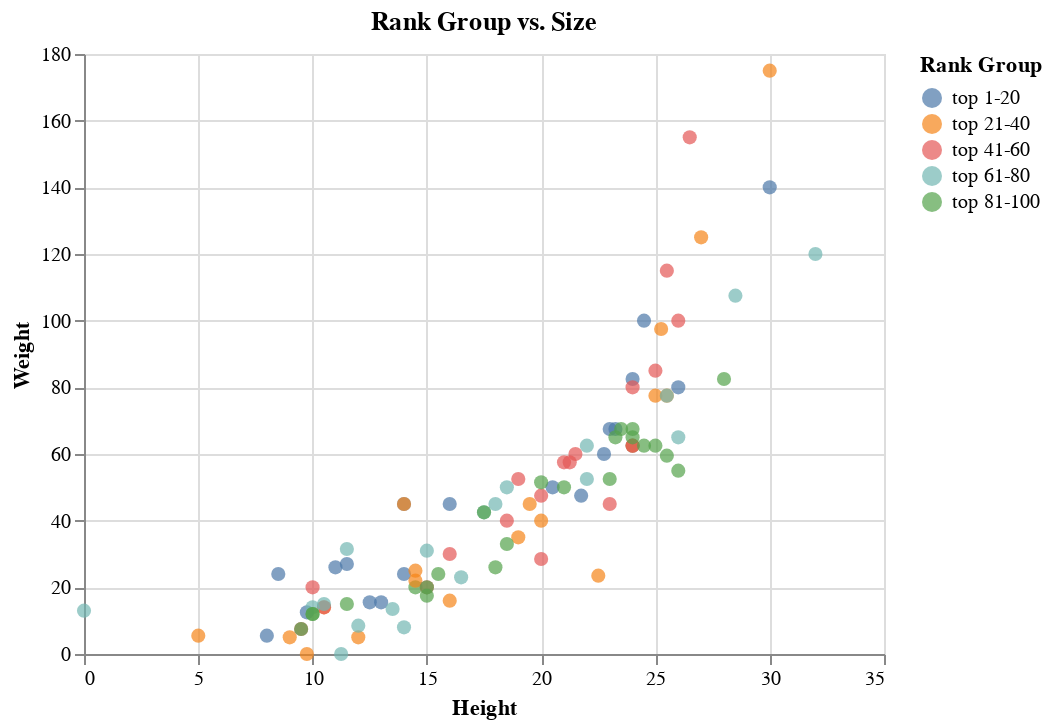

Notebook source saved alongside this figure:
### Code cell
selection = alt.selection(type='interval', encodings=['x','y'])
colorCondition = alt.condition(selection,'Group:N',alt.value('lightgrey'), title='Rank Group')
scatter_size = alt.Chart(df).mark_circle(size=50).add_selection(selection).encode(
     x=alt.X('shoulder height (in):Q', title='Height', axis=alt.Axis(tickMinStep=2)),
     y=alt.Y('weight (lbs):Q', title='Weight', axis=alt.Axis(tickMinStep=10)),
     color=colorCondition,
     tooltip=['Breed:N','weight (lbs):Q','shoulder height (in):Q']
     ).properties(
     title='Rank Group vs. Size'
     ) 
scatter_size

### Figure 1 — Vega-Lite specification as saved in the notebook (floating-point values rounded to 4 significant figures)
{"usermeta": {"embedOptions": {"theme": "fivethirtyeight"}}, "config": {"view": {"continuousWidth": 400, "continuousHeight": 300}}, "data": {"name": "data-2e8cda3d49fb8f6f93c2d0c73d9ef641"}, "mark": {"type": "circle", "size": 50}, "encoding": {"color": {"condition": {"type": "nominal", "field": "Group", "title": "Rank Group", "selection": "selector005"}, "value": "lightgrey"}, "tooltip": [{"type": "nominal", "field": "Breed"}, {"type": "quantitative", "field": "weight (lbs)"}, {"type": "quantitative", "field": "shoulder height (in)"}], "x": {"type": "quantitative", "axis": {"tickMinStep": 2}, "field": "shoulder height (in)", "title": "Height"}, "y": {"type": "quantitative", "axis": {"tickMinStep": 10}, "field": "weight (lbs)", "title": "Weight"}}, "selection": {"selector005": {"type": "interval", "encodings": ["x", "y"]}}, "title": "Rank Group vs. Size", "$schema": "https://vega.github.io/schema/vega-lite/v4.8.1.json", "datasets": {"data-2e8cda3d49fb8f6f93c2d0c73d9ef641": [{"Breed": "Labrador Retriever", "Mean Rank": 1.0, "category": "sporting", "weight (lbs)": 67.5, "shoulder height (in)": 23.0, "Classification": "Brightest Dogs", "obey": "95%", "Rank": "1", "id": 1, "Group": "top 1-20"}, {"Breed": "German Shepherd Dog", "Mean Rank": 2.0, "category": "herding", "weight (lbs)": 82.5, "shoulder height (in)": 24.0, "Classification": "Brightest Dogs", "obey": "95%", "Rank": "2", "id": 1, "Group": "top 1-20"}, {"Breed": "Golden Retriever", "Mean Rank": 3.0, "category": "sporting", "weight (lbs)": 60.0, "shoulder height (in)": 22.75, "Classification": "Brightest Dogs", "obey": "95%", "Rank": "3", "id": 1, "Group": "top 1-20"}, {"Breed": "Bulldog", "Mean Rank": 4.4, "category": "non-sporting", "weight (lbs)": 45.0, "shoulder height (in)": 14.0, "Classification": "Lowest Degree of Working/Obedience Intelligence ", "obey": ">30%", "Rank": "4", "id": 1, "Group": "top 1-20"}, {"Breed": "Beagle", "Mean Rank": 5.4, "category": "hound", "weight (lbs)": 24.0, "shoulder height (in)": 14.0, "Classification": "Lowest Degree of Working/Obedience Intelligence ", "obey": ">30%", "Rank": "5", "id": 1, "Group": "top 1-20"}, {"Breed": "French Bulldog", "Mean Rank": 5.8, "category": "non-sporting", "weight (lbs)": 27.0, "shoulder height (in)": 11.5, "Classification": "Fair Working/Obedience Intelligence", "obey": "30%", "Rank": "6", "id": 1, "Group": "top 1-20"}, {"Breed": "Poodle", "Mean Rank": 7.2, "category": "non-sporting", "weight (lbs)": 45.0, "shoulder height (in)": 16.0, "Classification": "Brightest Dogs", "obey": "95%", "Rank": "7", "id": 1, "Group": "top 1-20"}, {"Breed": "Yorkshire Terrier", "Mean Rank": 8.2, "category": "toy", "weight (lbs)": 5.5, "shoulder height (in)": 8.0, "Classification": "Above Average Working Dogs", "obey": "70%", "Rank": "8", "id": 1, "Group": "top 1-20"}, {"Breed": "Rottweiler", "Mean Rank": 8.6, "category": "working", "weight (lbs)": 100.0, "shoulder height (in)": 24.5, "Classification": "Brightest Dogs", "obey": "95%", "Rank": "9", "id": 1, "Group": "top 1-20"}, {"Breed": "Boxer", "Mean Rank": 10.0, "category": "working", "weight (lbs)": 67.5, "shoulder height (in)": 23.25, "Classification": "Average Working/Obedience Intelligence", "obey": "50%", "Rank": "10", "id": 1, "Group": "top 1-20"}, {"Breed": "German Shorthaired Pointer", "Mean Rank": 10.6, "category": "sporting", "weight (lbs)": 62.5, "shoulder height (in)": 24.0, "Classification": "Excellent Working Dogs", "obey": "85%", "Rank": "11", "id": 1, "Group": "top 1-20"}, {"Breed": "Dachshund", "Mean Rank": 12.4, "category": "hound", "weight (lbs)": 24.0, "shoulder height (in)": 8.5, "Classification": "Average Working/Obedience Intelligence", "obey": "50%", "Rank": "12", "id": 1, "Group": "top 1-20"}, {"Breed": "Siberian Husky", "Mean Rank": 12.6, "category": "working", "weight (lbs)": 47.5, "shoulder height (in)": 21.75, "Classification": "Average Working/Obedience Intelligence", "obey": "50%", "Rank": "13", "id": 1, "Group": "top 1-20"}, {"Breed": "Great Dane", "Mean Rank": 14.8, "category": "working", "weight (lbs)": 140.0, "shoulder height (in)": 30.0, "Classification": "Average Working/Obedience Intelligence", "obey": "50%", "Rank": "14", "id": 1, "Group": "top 1-20"}, {"Breed": "Doberman Pinscher", "Mean Rank": 15.2, "category": "working", "weight (lbs)": 80.0, "shoulder height (in)": 26.0, "Classification": "Brightest Dogs", "obey": "95%", "Rank": "15", "id": 1, "Group": "top 1-20"}, {"Breed": "Australian Shepherd", "Mean Rank": 16.6, "category": "herding", "weight (lbs)": 50.0, "shoulder height (in)": 20.5, "Classification": "Average Working/Obedience Intelligence", "obey": "50%", "Rank": "16", "id": 1, "Group": "top 1-20"}, {"Breed": "Miniature Schnauzer", "Mean Rank": 17.2, "category": "terrier", "weight (lbs)": 15.5, "shoulder height (in)": 13.0, "Classification": "Excellent Working Dogs", "obey": "85%", "Rank": "17", "id": 1, "Group": "top 1-20"}, {"Breed": "Pembroke Welsh Corgi", "Mean Rank": 17.6, "category": "herding", "weight (lbs)": 26.0, "shoulder height (in)": 11.0, "Classification": "Excellent Working Dogs", "obey": "85%", "Rank": "18", "id": 1, "Group": "top 1-20"}, {"Breed": "Cavalier King Charles Spaniel", "Mean Rank": 18.6, "category": "toy", "weight (lbs)": 15.5, "shoulder height (in)": 12.5, "Classification": "Average Working/Obedience Intelligence", "obey": "50%", "Rank": "19", "id": 1, "Group": "top 1-20"}, {"Breed": "Shih Tzu", "Mean Rank": 19.2, "category": "toy", "weight (lbs)": 12.5, "shoulder height (in)": 9.75, "Classification": "Lowest Degree of Working/Obedience Intelligence ", "obey": ">30%", "Rank": "20", "id": 1, "Group": "top 1-20"}, {"Breed": "Boston Terrier", "Mean Rank": 21.6, "category": "non-sporting", "weight (lbs)": 20.0, "shoulder height (in)": 14.5, "Classification": "Average Working/Obedience Intelligence", "obey": "50%", "Rank": "21", "id": 1, "Group": "top 81-100"}, {"Breed": "Pomeranian", "Mean Rank": 21.6, "category": "toy", "weight (lbs)": 5.0, "shoulder height (in)": 12.0, "Classification": "Excellent Working Dogs", "obey": "85%", "Rank": "22", "id": 1, "Group": "top 21-40"}, {"Breed": "Shetland Sheepdog", "Mean Rank": 23.4, "category": "herding", "weight (lbs)": 22.0, "shoulder height (in)": 14.5, "Classification": "Brightest Dogs", "obey": "95%", "Rank": "23", "id": 1, "Group": "top 21-40"}, {"Breed": "Havanese", "Mean Rank": 23.8, "category": "toy", "weight (lbs)": 0.0, "shoulder height (in)": 9.75, "Classification": "Average Working/Obedience Intelligence", "obey": "50%", "Rank": "24", "id": 1, "Group": "top 21-40"}, {"Breed": "Brittany", "Mean Rank": 26.0, "category": "sporting", "weight (lbs)": 35.0, "shoulder height (in)": 19.0, "Classification": "Excellent Working Dogs", "obey": "85%", "Rank": "25", "id": 1, "Group": "top 21-40"}, {"Breed": "English Springer Spaniel", "Mean Rank": 27.0, "category": "sporting", "weight (lbs)": 45.0, "shoulder height (in)": 19.5, "Classification": "Excellent Working Dogs", "obey": "85%", "Rank": "26", "id": 1, "Group": "top 21-40"}, {"Breed": "Bernese Mountain Dog", "Mean Rank": 27.0, "category": "working", "weight (lbs)": 97.5, "shoulder height (in)": 25.25, "Classification": "Excellent Working Dogs", "obey": "85%", "Rank": "27", "id": 1, "Group": "top 21-40"}, {"Breed": "Mastiff", "Mean Rank": 27.2, "category": "working", "weight (lbs)": 175.0, "shoulder height (in)": 30.0, "Classification": "Lowest Degree of Working/Obedience Intelligence ", "obey": ">30%", "Rank": "28", "id": 1, "Group": "top 21-40"}, {"Breed": "Chihuahua", "Mean Rank": 29.4, "category": "toy", "weight (lbs)": 5.5, "shoulder height (in)": 5.0, "Classification": "Fair Working/Obedience Intelligence", "obey": "30%", "Rank": "29", "id": 1, "Group": "top 21-40"}, {"Breed": "Cocker Spaniel", "Mean Rank": 29.6, "category": "sporting", "weight (lbs)": 25.0, "shoulder height (in)": 14.5, "Classification": "Excellent Working Dogs", "obey": "85%", "Rank": "30", "id": 1, "Group": "top 21-40"}, {"Breed": "Pug", "Mean Rank": 31.4, "category": "toy", "weight (lbs)": 16.0, "shoulder height (in)": 16.0, "Classification": "Fair Working/Obedience Intelligence", "obey": "30%", "Rank": "31", "id": 1, "Group": "top 21-40"}, {"Breed": "Vizsla", "Mean Rank": 31.6, "category": "sporting", "weight (lbs)": 23.5, "shoulder height (in)": 22.5, "Classification": "Excellent Working Dogs", "obey": "85%", "Rank": "32", "id": 1, "Group": "top 21-40"}, {"Breed": "Maltese", "Mean Rank": 32.6, "category": "toy", "weight (lbs)": 5.0, "shoulder height (in)": 9.0, "Classification": "Fair Working/Obedience Intelligence", "obey": "30%", "Rank": "33", "id": 1, "Group": "top 21-40"}, {"Breed": "Weimaraner", "Mean Rank": 34.6, "category": "sporting", "weight (lbs)": 77.5, "shoulder height (in)": 25.0, "Classification": "Excellent Working Dogs", "obey": "85%", "Rank": "34", "id": 1, "Group": "top 21-40"}, {"Breed": "Newfoundland", "Mean Rank": 37.0, "category": "working", "weight (lbs)": 125.0, "shoulder height (in)": 27.0, "Classification": "Above Average Working Dogs", "obey": "70%", "Rank": "35", "id": 1, "Group": "top 21-40"}, {"Breed": "Border Collie", "Mean Rank": 37.4, "category": "herding", "weight (lbs)": 40.0, "shoulder height (in)": 20.0, "Classification": "Brightest Dogs", "obey": "95%", "Rank": "36", "id": 1, "Group": "top 21-40"}, {"Breed": "Collie", "Mean Rank": 37.4, "category": "herding", "weight (lbs)": 62.5, "shoulder height (in)": 24.0, "Classification": "Excellent Working Dogs", "obey": "85%", "Rank": "37", "id": 1, "Group": "top 21-40"}, {"Breed": "Basset Hound", "Mean Rank": 39.6, "category": "hound", "weight (lbs)": 45.0, "shoulder height (in)": 14.0, "Classification": "Lowest Degree of Working/Obedience Intelligence ", "obey": ">30%", "Rank": "38", "id": 1, "Group": "top 21-40"}, {"Breed": "Rhodesian Ridgeback", "Mean Rank": 40.6, "category": "hound", "weight (lbs)": 77.5, "shoulder height (in)": 25.5, "Classification": "Average Working/Obedience Intelligence", "obey": "50%", "Rank": "39", "id": 1, "Group": "top 21-40"}, {"Breed": "West Highland White Terrier", "Mean Rank": 40.8, "category": "terrier", "weight (lbs)": 14.0, "shoulder height (in)": 10.5, "Classification": "Average Working/Obedience Intelligence", "obey": "50%", "Rank": "40", "id": 1, "Group": "top 21-40"}, {"Breed": "Chesapeake Bay Retriever", "Mean Rank": 42.8, "category": "sporting", "weight (lbs)": 67.5, "shoulder height (in)": 23.5, "Classification": "Above Average Working Dogs", "obey": "70%", "Rank": "41", "id": 1, "Group": "top 81-100"}, {"Breed": "Shiba Inu", "Mean Rank": 45.0, "category": "non-sporting", "weight (lbs)": 20.0, "shoulder height (in)": 15.0, "Classification": "Average Working/Obedience Intelligence", "obey": "50%", "Rank": "42", "id": 1, "Group": "top 41-60"}, {"Breed": "Bichon Frise", "Mean Rank": 45.0, "category": "non-sporting", "weight (lbs)": 14.0, "shoulder height (in)": 10.5, "Classification": "Average Working/Obedience Intelligence", "obey": "50%", "Rank": "43", "id": 1, "Group": "top 41-60"}, {"Breed": "Akita", "Mean Rank": 46.4, "category": "working", "weight (lbs)": 100.0, "shoulder height (in)": 26.0, "Classification": "Average Working/Obedience Intelligence", "obey": "50%", "Rank": "44", "id": 1, "Group": "top 41-60"}, {"Breed": "Bullmastiff", "Mean Rank": 47.6, "category": "working", "weight (lbs)": 115.0, "shoulder height (in)": 25.5, "Classification": "Fair Working/Obedience Intelligence", "obey": "30%", "Rank": "45", "id": 1, "Group": "top 41-60"}, {"Breed": "Belgian Malinoi", "Mean Rank": 49.0, "category": "herding", "weight (lbs)": 62.5, "shoulder height (in)": 24.0, "Classification": "Excellent Working Dogs", "obey": "85%", "Rank": "46", "id": 1, "Group": "top 41-60"}, {"Breed": "Saint Bernard", "Mean Rank": 49.2, "category": "working", "weight (lbs)": 155.0, "shoulder height (in)": 26.5, "Classification": "Fair Working/Obedience Intelligence", "obey": "30%", "Rank": "47", "id": 1, "Group": "top 41-60"}, {"Breed": "Bloodhound", "Mean Rank": 50.0, "category": "hound", "weight (lbs)": 85.0, "shoulder height (in)": 25.0, "Classification": "Lowest Degree of Working/Obedience Intelligence ", "obey": ">30%", "Rank": "48", "id": 1, "Group": "top 41-60"}, {"Breed": "Papillon", "Mean Rank": 50.2, "category": "toy", "weight (lbs)": 7.5, "shoulder height (in)": 9.5, "Classification": "Brightest Dogs", "obey": "95%", "Rank": "49", "id": 1, "Group": "top 41-60"}, {"Breed": "Portuguese Water Dog", "Mean Rank": 51.8, "category": "working", "weight (lbs)": 47.5, "shoulder height (in)": 20.0, "Classification": "Above Average Working Dogs", "obey": "70%", "Rank": "50", "id": 1, "Group": "top 41-60"}, {"Breed": "Australian Cattle Dog", "Mean Rank": 55.2, "category": "herding", "weight (lbs)": 40.0, "shoulder height (in)": 18.5, "Classification": "Brightest Dogs", "obey": "95%", "Rank": "51", "id": 1, "Group": "top 41-60"}, {"Breed": "Airedale Terrier", "Mean Rank": 56.0, "category": "terrier", "weight (lbs)": 45.0, "shoulder height (in)": 23.0, "Classification": "Above Average Working Dogs", "obey": "70%", "Rank": "52", "id": 1, "Group": "top 41-60"}, {"Breed": "English Cocker Spaniel", "Mean Rank": 56.4, "category": "sporting", "weight (lbs)": 30.0, "shoulder height (in)": 16.0, "Classification": "Excellent Working Dogs", "obey": "85%", "Rank": "53", "id": 1, "Group": "top 41-60"}, {"Breed": "Alaskan Malamute", "Mean Rank": 56.8, "category": "working", "weight (lbs)": 80.0, "shoulder height (in)": 24.0, "Classification": "Average Working/Obedience Intelligence", "obey": "50%", "Rank": "54", "id": 1, "Group": "top 41-60"}, {"Breed": "Bull Terrier", "Mean Rank": 57.4, "category": "terrier", "weight (lbs)": 60.0, "shoulder height (in)": 21.5, "Classification": "Fair Working/Obedience Intelligence", "obey": "30%", "Rank": "55", "id": 1, "Group": "top 41-60"}, {"Breed": "Scottish Terrier", "Mean Rank": 58.0, "category": "terrier", "weight (lbs)": 20.0, "shoulder height (in)": 10.0, "Classification": "Fair Working/Obedience Intelligence", "obey": "30%", "Rank": "56", "id": 1, "Group": "top 41-60"}, {"Breed": "Whippet", "Mean Rank": 59.0, "category": "hound", "weight (lbs)": 28.5, "shoulder height (in)": 20.0, "Classification": "Average Working/Obedience Intelligence", "obey": "50%", "Rank": "57", "id": 1, "Group": "top 41-60"}, {"Breed": "Chinese Shar Pei", "Mean Rank": 61.2, "category": "non-sporting", "weight (lbs)": 52.5, "shoulder height (in)": 19.0, "Classification": "Average Working/Obedience Intelligence", "obey": "50%", "Rank": "58", "id": 1, "Group": "top 41-60"}, {"Breed": "Dalmatian", "Mean Rank": 61.8, "category": "non-sporting", "weight (lbs)": 57.5, "shoulder height (in)": 21.0, "Classification": "Above Average Working Dogs", "obey": "70%", "Rank": "59", "id": 1, "Group": "top 41-60"}, {"Breed": "Samoyed", "Mean Rank": 62.0, "category": "working", "weight (lbs)": 57.5, "shoulder height (in)": 21.25, "Classification": "Above Average Working Dogs", "obey": "70%", "Rank": "60", "id": 1, "Group": "top 41-60"}, {"Breed": "German Wirehaired Pointer", "Mean Rank": 65.6, "category": "sporting", "weight (lbs)": 65.0, "shoulder height (in)": 24.0, "Classification": "Average Working/Obedience Intelligence", "obey": "50%", "Rank": "61", "id": 1, "Group": "top 81-100"}, {"Breed": "Miniature Pinscher", "Mean Rank": 66.8, "category": "toy", "weight (lbs)": 0.0, "shoulder height (in)": 11.25, "Classification": "Above Average Working Dogs", "obey": "70%", "Rank": "62", "id": 1, "Group": "top 61-80"}, {"Breed": "Wirehaired Pointing Griffon", "Mean Rank": 67.6, "category": "sporting", "weight (lbs)": 52.5, "shoulder height (in)": 22.0, "Classification": "Average Working/Obedience Intelligence", "obey": "50%", "Rank": "63", "id": 1, "Group": "top 61-80"}, {"Breed": "Great Pyrenee", "Mean Rank": 68.2, "category": "working", "weight (lbs)": 107.5, "shoulder height (in)": 28.5, "Classification": "Fair Working/Obedience Intelligence", "obey": "30%", "Rank": "64", "id": 1, "Group": "top 61-80"}, {"Breed": "Cairn Terrier", "Mean Rank": 69.4, "category": "terrier", "weight (lbs)": 14.0, "shoulder height (in)": 10.0, "Classification": "Above Average Working Dogs", "obey": "70%", "Rank": "65", "id": 1, "Group": "top 61-80"}, {"Breed": "Lhasa Apso", "Mean Rank": 70.2, "category": "non-sporting", "weight (lbs)": 15.0, "shoulder height (in)": 10.5, "Classification": "Fair Working/Obedience Intelligence", "obey": "30%", "Rank": "66", "id": 1, "Group": "top 61-80"}, {"Breed": "Cardigan Welsh Corgi", "Mean Rank": 71.8, "category": "herding", "weight (lbs)": 31.5, "shoulder height (in)": 11.5, "Classification": "Excellent Working Dogs", "obey": "85%", "Rank": "67", "id": 1, "Group": "top 61-80"}, {"Breed": "Irish Wolfhound", "Mean Rank": 72.6, "category": "hound", "weight (lbs)": 120.0, "shoulder height (in)": 32.0, "Classification": "Average Working/Obedience Intelligence", "obey": "50%", "Rank": "68", "id": 1, "Group": "top 61-80"}, {"Breed": "Italian Greyhound", "Mean Rank": 72.8, "category": "toy", "weight (lbs)": 8.0, "shoulder height (in)": 14.0, "Classification": "Fair Working/Obedience Intelligence", "obey": "30%", "Rank": "69", "id": 1, "Group": "top 61-80"}, {"Breed": "Old English Sheepdog", "Mean Rank": 73.6, "category": "herding", "weight (lbs)": 62.5, "shoulder height (in)": 22.0, "Classification": "Fair Working/Obedience Intelligence", "obey": "30%", "Rank": "70", "id": 1, "Group": "top 61-80"}, {"Breed": "Chow Chow", "Mean Rank": 73.6, "category": "non-sporting", "weight (lbs)": 50.0, "shoulder height (in)": 18.5, "Classification": "Lowest Degree of Working/Obedience Intelligence ", "obey": ">30%", "Rank": "71", "id": 1, "Group": "top 61-80"}, {"Breed": "Irish Setter", "Mean Rank": 73.8, "category": "sporting", "weight (lbs)": 65.0, "shoulder height (in)": 26.0, "Classification": "Above Average Working Dogs", "obey": "70%", "Rank": "72", "id": 1, "Group": "top 61-80"}, {"Breed": "Chinese Crested", "Mean Rank": 75.0, "category": "toy", "weight (lbs)": 8.5, "shoulder height (in)": 12.0, "Classification": "Fair Working/Obedience Intelligence", "obey": "30%", "Rank": "73", "id": 1, "Group": "top 61-80"}, {"Breed": "Giant Schnauzer", "Mean Rank": 80.2, "category": "working", "weight (lbs)": 77.5, "shoulder height (in)": 25.5, "Classification": "Above Average Working Dogs", "obey": "70%", "Rank": "74", "id": 1, "Group": "top 61-80"}, {"Breed": "Staffordshire Bull Terrier", "Mean Rank": 80.4, "category": "terrier", "weight (lbs)": 31.0, "shoulder height (in)": 15.0, "Classification": "Average Working/Obedience Intelligence", "obey": "50%", "Rank": "75", "id": 1, "Group": "top 61-80"}, {"Breed": "American Staffordshire Terrier", "Mean Rank": 82.0, "category": "terrier", "weight (lbs)": 45.0, "shoulder height (in)": 18.0, "Classification": "Above Average Working Dogs", "obey": "70%", "Rank": "76", "id": 1, "Group": "top 61-80"}, {"Breed": "Basenji", "Mean Rank": 86.4, "category": "hound", "weight (lbs)": 23.0, "shoulder height (in)": 16.5, "Classification": "Lowest Degree of Working/Obedience Intelligence ", "obey": ">30%", "Rank": "77", "id": 1, "Group": "top 61-80"}, {"Breed": "Border Terrier", "Mean Rank": 86.6, "category": "terrier", "weight (lbs)": 13.5, "shoulder height (in)": 13.5, "Classification": "Above Average Working Dogs", "obey": "70%", "Rank": "78", "id": 1, "Group": "top 61-80"}, {"Breed": "Pekingese", "Mean Rank": 87.0, "category": "toy", "weight (lbs)": 13.0, "shoulder height (in)": 0.0, "Classification": "Lowest Degree of Working/Obedience Intelligence ", "obey": ">30%", "Rank": "79", "id": 1, "Group": "top 61-80"}, {"Breed": "Keeshond", "Mean Rank": 89.0, "category": "non-sporting", "weight (lbs)": 42.5, "shoulder height (in)": 17.5, "Classification": "Excellent Working Dogs", "obey": "85%", "Rank": "80", "id": 1, "Group": "top 61-80"}, {"Breed": "Standard Schnauzer", "Mean Rank": 89.0, "category": "working", "weight (lbs)": 33.0, "shoulder height (in)": 18.5, "Classification": "Excellent Working Dogs", "obey": "85%", "Rank": "81", "id": 1, "Group": "top 81-100"}, {"Breed": "Flat-Coated Retriever", "Mean Rank": 90.8, "category": "sporting", "weight (lbs)": 65.0, "shoulder height (in)": 23.25, "Classification": "Excellent Working Dogs", "obey": "85%", "Rank": "82", "id": 1, "Group": "top 81-100"}, {"Breed": "Tibetan Terrier", "Mean Rank": 93.2, "category": "non-sporting", "weight (lbs)": 24.0, "shoulder height (in)": 15.5, "Classification": "Fair Working/Obedience Intelligence", "obey": "30%", "Rank": "83", "id": 1, "Group": "top 81-100"}, {"Breed": "Norwegian Elkhound", "Mean Rank": 94.6, "category": "hound", "weight (lbs)": 51.5, "shoulder height (in)": 20.0, "Classification": "Above Average Working Dogs", "obey": "70%", "Rank": "84", "id": 1, "Group": "top 81-100"}, {"Breed": "English Setter", "Mean Rank": 95.2, "category": "sporting", "weight (lbs)": 62.5, "shoulder height (in)": 24.5, "Classification": "Above Average Working Dogs", "obey": "70%", "Rank": "85", "id": 1, "Group": "top 81-100"}, {"Breed": "Wire Fox Terrier", "Mean Rank": 98.0, "category": "terrier", "weight (lbs)": 17.5, "shoulder height (in)": 15.0, "Classification": "Average Working/Obedience Intelligence", "obey": "50%", "Rank": "86", "id": 1, "Group": "top 81-100"}, {"Breed": "Borzoi", "Mean Rank": 98.8, "category": "hound", "weight (lbs)": 82.5, "shoulder height (in)": 28.0, "Classification": "Lowest Degree of Working/Obedience Intelligence ", "obey": ">30%", "Rank": "87", "id": 1, "Group": "top 81-100"}, {"Breed": "Japanese Chin", "Mean Rank": 102.0, "category": "toy", "weight (lbs)": 7.5, "shoulder height (in)": 9.5, "Classification": "Fair Working/Obedience Intelligence", "obey": "30%", "Rank": "88", "id": 1, "Group": "top 81-100"}, {"Breed": "Norwich Terrier", "Mean Rank": 103.2, "category": "terrier", "weight (lbs)": 12.0, "shoulder height (in)": 10.0, "Classification": "Above Average Working Dogs", "obey": "70%", "Rank": "89", "id": 1, "Group": "top 81-100"}, {"Breed": "Afghan Hound", "Mean Rank": 103.4, "category": "hound", "weight (lbs)": 55.0, "shoulder height (in)": 26.0, "Classification": "Lowest Degree of Working/Obedience Intelligence ", "obey": ">30%", "Rank": "90", "id": 1, "Group": "top 81-100"}, {"Breed": "Gordon Setter", "Mean Rank": 105.6, "category": "sporting", "weight (lbs)": 62.5, "shoulder height (in)": 25.0, "Classification": "Above Average Working Dogs", "obey": "70%", "Rank": "91", "id": 1, "Group": "top 81-100"}, {"Breed": "Welsh Terrier", "Mean Rank": 108.2, "category": "terrier", "weight (lbs)": 20.0, "shoulder height (in)": 15.0, "Classification": "Average Working/Obedience Intelligence", "obey": "50%", "Rank": "92", "id": 1, "Group": "top 81-100"}, {"Breed": "Schipperke", "Mean Rank": 109.0, "category": "non-sporting", "weight (lbs)": 15.0, "shoulder height (in)": 11.5, "Classification": "Excellent Working Dogs", "obey": "85%", "Rank": "93", "id": 1, "Group": "top 81-100"}, {"Breed": "Pointer", "Mean Rank": 115.4, "category": "sporting", "weight (lbs)": 59.5, "shoulder height (in)": 25.5, "Classification": "Average Working/Obedience Intelligence", "obey": "50%", "Rank": "94", "id": 1, "Group": "top 81-100"}, {"Breed": "Irish Terrier", "Mean Rank": 116.6, "category": "terrier", "weight (lbs)": 26.0, "shoulder height (in)": 18.0, "Classification": "Average Working/Obedience Intelligence", "obey": "50%", "Rank": "95", "id": 1, "Group": "top 81-100"}, {"Breed": "Field Spaniel", "Mean Rank": 118.0, "category": "sporting", "weight (lbs)": 42.5, "shoulder height (in)": 17.5, "Classification": "Above Average Working Dogs", "obey": "70%", "Rank": "96", "id": 1, "Group": "top 81-100"}, {"Breed": "Tibetan Spaniel", "Mean Rank": 119.0, "category": "non-sporting", "weight (lbs)": 12.0, "shoulder height (in)": 10.0, "Classification": "Average Working/Obedience Intelligence", "obey": "50%", "Rank": "97", "id": 1, "Group": "top 81-100"}, {"Breed": "Belgian Sheepdog", "Mean Rank": 123.4, "category": "herding", "weight (lbs)": 67.5, "shoulder height (in)": 24.0, "Classification": "Excellent Working Dogs", "obey": "85%", "Rank": "98", "id": 1, "Group": "top 81-100"}, {"Breed": "Bearded Collie", "Mean Rank": 123.6, "category": "herding", "weight (lbs)": 50.0, "shoulder height (in)": 21.0, "Classification": "Above Average Working Dogs", "obey": "70%", "Rank": "99", "id": 1, "Group": "top 81-100"}, {"Breed": "Saluki", "Mean Rank": 126.8, "category": "hound", "weight (lbs)": 52.5, "shoulder height (in)": 23.0, "Classification": "Average Working/Obedience Intelligence", "obey": "50%", "Rank": "100", "id": 1, "Group": "top 81-100"}]}}
